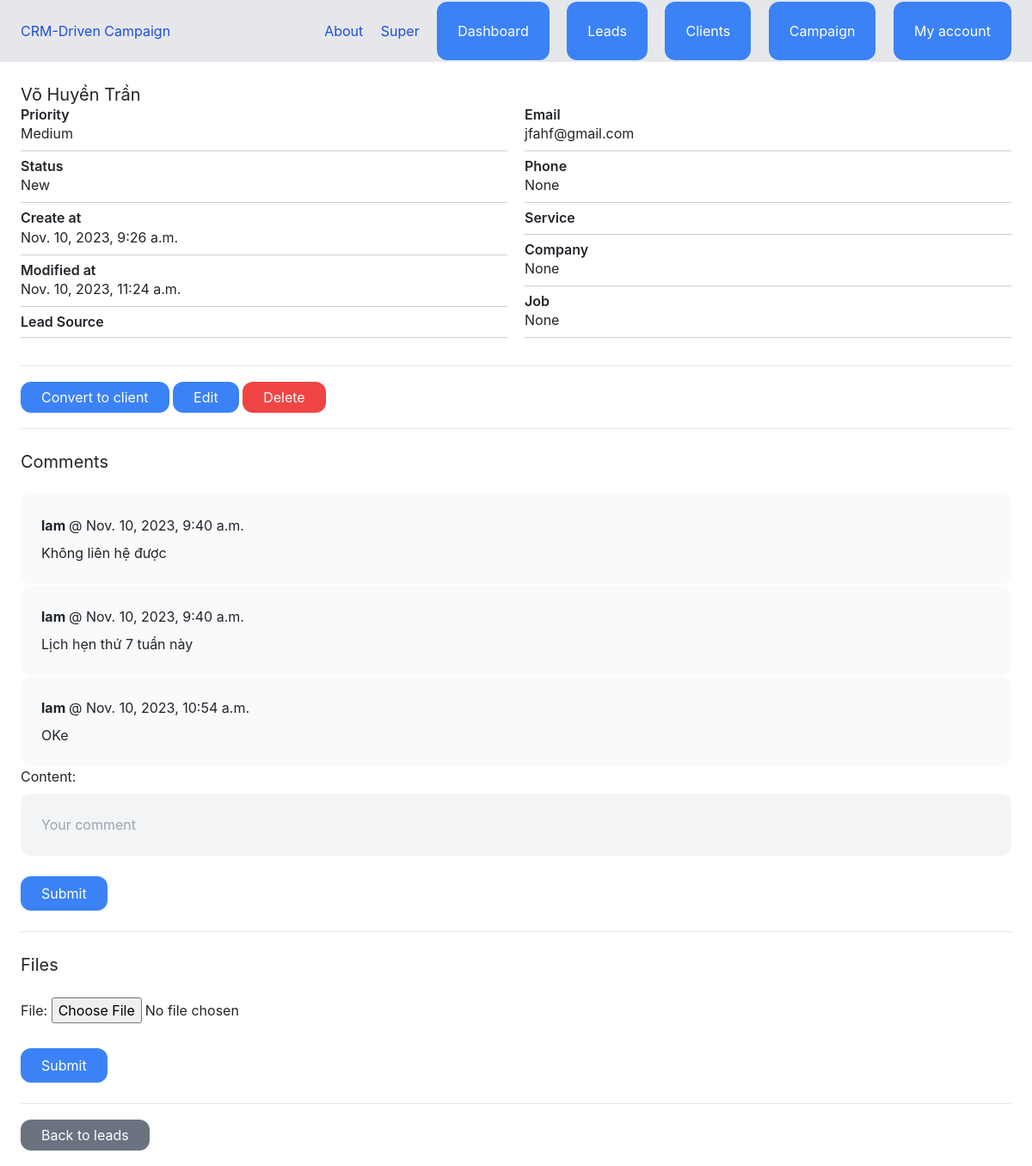
/dashboard/leads/27 (signed in), run on the app's committed database.
### team/models.py (models this page shows, shortened)
class Team(models.Model):
    name = models.CharField(max_length=100)
    members = models.ManyToManyField(User, related_name='teams')
    created_by = models.ForeignKey(User, related_name='created_teams', on_delete=models.CASCADE)
    created_at = models.DateTimeField(auto_now_add=True)
    modified_at = models.DateTimeField(auto_now=True)

### lead/models.py (models this page shows, shortened)
class Lead(models.Model):
    LOW = 'low'
    MEDIUM = 'medium'
    HIGH = 'high'
    CHOICES_PRIORITY = (
        (LOW, 'Low'),
        (MEDIUM, 'Medium'),
        (HIGH, 'High')
    )
    NEW = 'new'
    CONTACTED = 'contacted'
    QUA = 'qualified'
    UNACTIONED = 'unactioned'
    UN = 'unqualified'
    CHOICES_STATUS = (
        (NEW, 'New'),
        (CONTACTED, 'Contacted'),
        (QUA, 'Qualified'),
        (UN, 'Unqualified'),
        (UNACTIONED, 'Unactioned'),
    )
    team = models.ForeignKey(Team, related_name='leads', on_delete=models.CASCADE, default=1)
    name = models.CharField(max_length=255)
    email = models.EmailField()
    description = models.TextField(blank=True, null=True)
    priority = models.CharField(max_length=20, choices=CHOICES_PRIORITY, default=MEDIUM)
    status = models.CharField(max_length=20, choices=CHOICES_STATUS, default=NEW)
    converted_to_client = models.BooleanField(default=False)
    created_by = models.ForeignKey(User, related_name='leads', on_delete=models.CASCADE,default=1)
    created_at = models.DateTimeField(auto_now_add=True)
    modified_at = models.DateTimeField(auto_now=True)
    phone = models.CharField(max_length=20, blank=True, null= True)
    product_line = models.ForeignKey(Product, related_name='leads', on_delete=models.CASCADE,default=1)
    company = models.CharField(max_length=100, blank=True, null= True)
    job = models.CharField(max_length=100, blank=True, null= True)
    lead_source = models.ForeignKey(LeadSource,related_name='leads', on_delete=models.CASCADE,default=1)
    class Meta:
        ordering = ('name',)

class Comment(models.Model):
    team = models.ForeignKey(Team, related_name='lead_comments', on_delete=models.CASCADE)
    lead = models.ForeignKey(Lead, related_name= 'comments', on_delete=models.CASCADE)
    created_by = models.ForeignKey(User, related_name='lead_comments', on_delete=models.CASCADE)
    created_at = models.DateTimeField(auto_now_add=True)
    content = models.TextField(null=True)

### lead/views.py (the view)
# urls.py: path('<int:pk>', views.LeadDetailView.as_view(), name='detail'),
class LeadDetailView(LoginRequiredMixin,DetailView):
    model = Lead
    def get_context_data(self, **kwarg):
        context = super().get_context_data(**kwarg)
        context['form'] = AddCommentForm()
        context['fileform'] = AddFileForm()
        return context
    def get_queryset(self):
        queryset = super(LeadDetailView, self).get_queryset()
        return queryset.filter(created_by=self.request.user, pk = self.kwargs.get('pk'))

### lead/form.py
class AddCommentForm(forms.ModelForm):
    class Meta:
        model = Comment
        fields = ('content',)
    content = forms.CharField(widget=forms.TextInput(attrs={
    'placeholder': 'Your comment',
    'class': ' w-full py-4 px-6 rounded-xl bg-gray-100'
    }))

class AddFileForm(forms.ModelForm):
    class Meta:
        model = LeadFile
        fields = ('file',)

### team/context_processors.py (called while the page is built)
def active_team(request):
    if request.user.is_authenticated:
        active_team = None
        if request.user.userprofile.active_team:
            active_team = request.user.userprofile.active_team
        else:
            active_team = Team.objects.filter(created_by = request.user)[0]
    else:
        active_team = None
    return { 'active_team': active_team}

### lead/templates/lead/lead_detail.html (shortened to what this page needs)
{% extends 'core/base.html' %}
{% block content %}
<div class="py-6 px-6">
    <h1 class="text-xl">{{ lead.name }}</h1>
    <div class="two-column-layout">
        <div>
            <h1 class="font-semibold">Priority</h1>
            <p class="mb-2">{{ lead.get_priority_display }}</p>
            <h1 class="font-semibold">Status</h1>
            <p class="mb-2">{{ lead.get_status_display }}</p>
            <h1 class="font-semibold">Create at</h1>
            <p class="mb-2">{{ lead.created_at }}</p>
            <h1 class="font-semibold">Modified at</h1>
            <p class="mb-6">{{ lead.modified_at }}</p>
            <h1 class="font-semibold">Lead Source</h1>
            <p class="mb-6">{{ lead.lead_source }}</p>
        </div>
        <div>
            <h1 class="font-semibold">Email</h1>
            <p class="mb-6">{{ lead.email }}</p>
            <h1 class="font-semibold">Phone</h1>
            <p class="mb-6">{{ lead.phone }}</p>
            <h1 class="font-semibold">Service</h1>
            <p class="mb-6">{{ lead.product_line }}</p>
            <h1 class="font-semibold">Company</h1>
            <p class="mb-6">{{ lead.company }}</p>
            <h1 class="font-semibold">Job</h1>
            <p class="mb-6">{{ lead.job }}</p>
        </div>
    </div>
    <hr class="my-4">
    <a href="{% url 'leads:convert' lead.id %}" class="py-2 px-6 rounded-xl bg-blue-500 text-white">Convert to client</a>
    <a href="{% url 'leads:edit' lead.id %}" class="py-2 px-6 rounded-xl bg-blue-500 text-white">Edit</a>
    <a href="#" onclick="document.getElementById('lead_delete_form').submit();" class="py-2 px-6 rounded-xl bg-red-500 text-white">Delete</a>
    <hr class="my-4">
    <h2 class="text-xl mb-6">Comments</h2>
    <div class="space-y-0.5">
        {% for comment in lead.comments.all %}
        <div class="bg-gray-50 p-6 rounded-xl">
            <p class="mb-2"><strong>{{ comment.created_by }} </strong> @ {{ comment.created_at }}</p>
            {{ comment.content }}
        </div>
        {% endfor %}
    </div>
    <form method="post" action="{% url 'leads:add_comment' lead.id %}">
        {{ form.as_p }}
        <button class="mt-4 py-2 px-6 rounded-xl bg-blue-500 text-white">Submit</button>
    </form>
    <hr class="my-4">
    <h2 class="text-xl mb-6">Files</h2>
    <form method="post" action="{% url 'leads:add_file' lead.id %}" enctype="multipart/form-data">
        {{ fileform.as_p }}
        <button class="mt-4 py-2 px-6 rounded-xl bg-blue-500 text-white">Submit</button>
    </form>
    <hr class="my-4">
    <a href="{% url 'leads:list' %}"class=" py-2 px-6 rounded-xl bg-gray-500 text-white">Back to leads</a>
</div>
{% endblock %}

### core/templates/core/partials/nav.html
<nav class="py-6 px-6 flex justify-between bg-gray-200">
    <a href="/" class="text-blue-700">CRM-Driven Campaign</a>
        <div class="space-x-4">
            <a href="{% url 'about' %}" class="text-blue-700">About</a>
            {% if request.user.is_authenticated %}
            <a href="{% url 'team:detail' active_team.id %}" class="text-blue-700">{{ active_team.name }}</a>
            <a href="{% url 'dashboard:index' %}" class="py-4 px-6 bg-blue-500 rounded-xl text-white">Dashboard</a>
            <a href="{% url 'leads:list' %}" class="py-4 px-6 bg-blue-500 rounded-xl text-white">Leads</a>
            <a href="{% url 'clients:list' %}" class="py-4 px-6 bg-blue-500 rounded-xl text-white">Clients</a>
            <a href="{% url 'campaigns' %}" class="py-4 px-6 bg-blue-500 rounded-xl text-white">Campaign</a>
            <a href="{% url 'userprofile:myaccount' %}" class="py-4 px-6 bg-blue-500 rounded-xl text-white">My account</a>
            {% else %}
            <a href="{% url 'login' %}" class="py-4 px-6 bg-blue-600 rounded-xl text-white">Login</a>
            <a href="{% url 'userprofile:signup' %}" class="py-4 px-6 bg-blue-400 rounded-xl text-white">Sign up</a>
            {% endif %}
        </div>
</nav>

### lead/templates/lead/lead_detail.html (style rules this page uses)
.two-column-layout { display: grid; grid-template-columns: 1fr 1fr; gap: 20px; }
.two-column-layout div p { border-bottom: 1px solid #ccc; padding-bottom: 8px; margin-bottom: 8px; }

### data on the page
Team: name "Super"
Lead: name "Võ Huyền Trần", priority "Medium", status "New", created_at "Nov. 10, 2023, 9:26 a.m.", modified_at "Nov. 10, 2023, 11:24 a.m.", email "jfahf@gmail.com", phone "None", company "None", job "None"
Comment: created_by "lam", created_at "Nov. 10, 2023, 9:40 a.m.", content "Không liên hệ được"
Comment: created_by "lam", created_at "Nov. 10, 2023, 9:40 a.m.", content "Lịch hẹn thứ 7 tuần này"
Comment: created_by "lam", created_at "Nov. 10, 2023, 10:54 a.m.", content "OKe"
